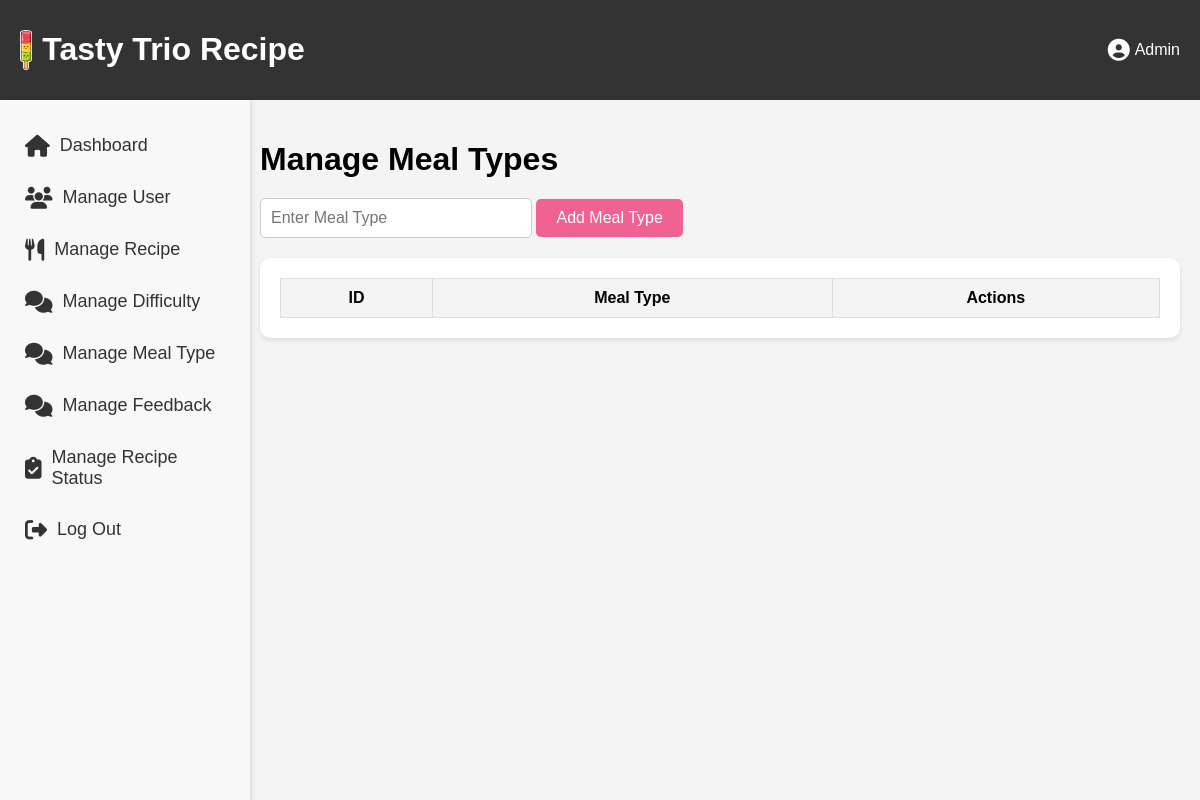
Before: /manage_meal_type.php with the older database file.
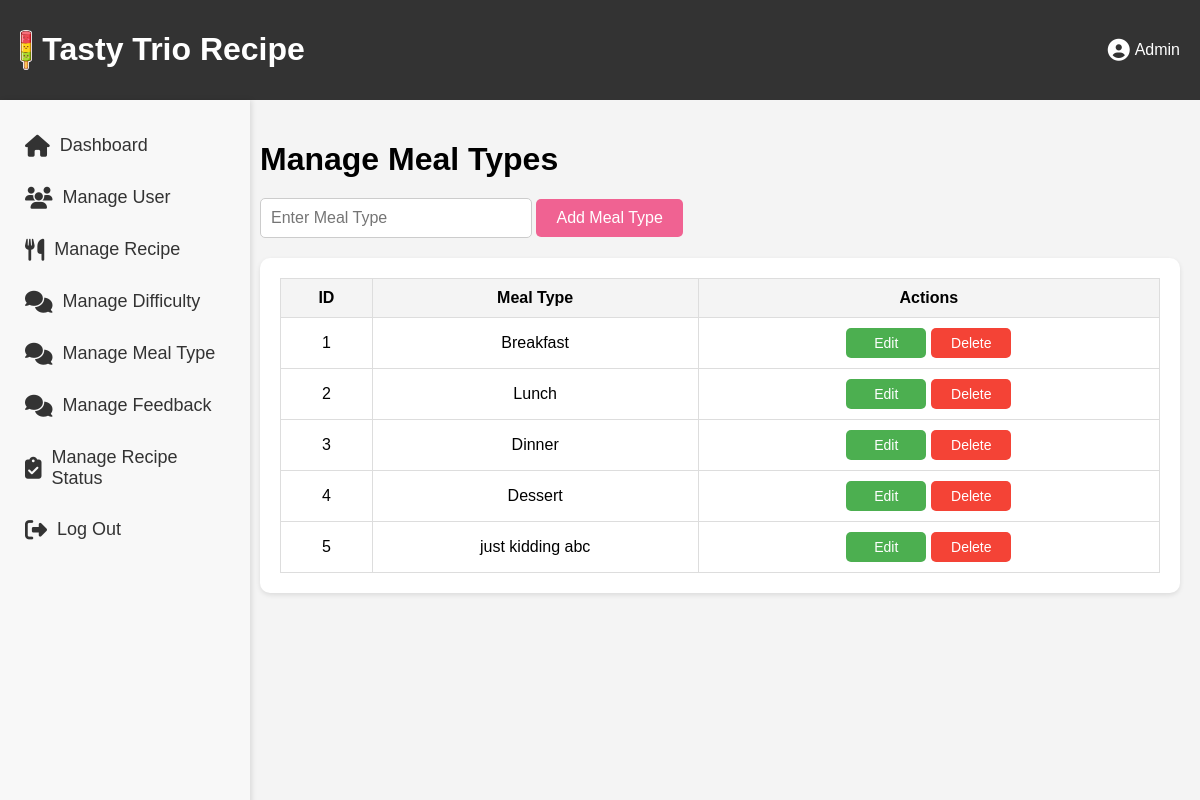
After: the same page with the newer database file.
### tables this page shows
CREATE TABLE `meal_type` (
  `typeID` int(11) NOT NULL,
  `mealType` varchar(255) NOT NULL
);

### manage_meal_type.php (the view, shortened to what this page needs)
<?php
include 'db.php';
$query = "SELECT * FROM meal_type";
$result = $conn->query($query);
?>
<!DOCTYPE html>
<html lang="en">
<head>
    <link rel="stylesheet" href="https://cdnjs.cloudflare.com/ajax/libs/font-awesome/6.4.2/css/all.min.css">
</head>
<body>
    <?php include('admin_Side_Nav.php'); ?>
    <div class="main-content">
        <h1>Manage Meal Types</h1>
        <div class="add-container">
            <form action="" method="post">
                <input type="text" name="mealType" class="add-input" placeholder="Enter Meal Type" required>
                <button type="submit" class="add-btn">Add Meal Type</button>
            </form>
        </div>
        <div class="table-container">
            <table>
                <thead>
                    <tr>
                        <th>ID</th>
                        <th>Meal Type</th>
                        <th>Actions</th>
                    </tr>
                </thead>
                <tbody>
                    <?php while ($row = $result->fetch_assoc()) { ?>
                        <tr>
                            <td><?= $row['typeID'] ?></td>
                            <td><?= $row['mealType'] ?></td>
                            <td>
                                <div class="action-buttons">
                                    <button class="edit-btn" onclick="openEditModal('<?= $row['typeID'] ?>', '<?= $row['mealType'] ?>')">Edit</button>
                                    <a href="manage_meal_type.php?delete=<?= $row['typeID'] ?>" onclick="return confirm('Are you sure you want to delete this meal type?');">
                                        <button class="delete-btn">Delete</button>
                                    </a>
                                </div>
                            </td>
                        </tr>
                    <?php } ?>
                </tbody>
            </table>
        </div>
    </div>
</body>
</html>

Changed rows visible on the page:
added meal_type: typeID "1", mealType "Breakfast"
added meal_type: typeID "2", mealType "Lunch"
added meal_type: typeID "3", mealType "Dinner"
added meal_type: typeID "4", mealType "Dessert"
added meal_type: typeID "5", mealType "just kidding abc"
